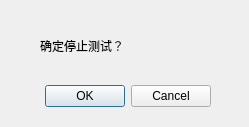
<?xml version="1.0" encoding="UTF-8"?>
<ui version="4.0">
 <class>StopConfirm</class>
 <widget class="QDialog" name="StopConfirm">
  <property name="geometry">
   <rect>
    <x>0</x>
    <y>0</y>
    <width>249</width>
    <height>127</height>
   </rect>
  </property>
  <property name="windowTitle">
   <string>Dialog</string>
  </property>
  <widget class="QDialogButtonBox" name="buttonBox">
   <property name="geometry">
    <rect>
     <x>30</x>
     <y>80</y>
     <width>181</width>
     <height>32</height>
    </rect>
   </property>
   <property name="orientation">
    <enum>Qt::Horizontal</enum>
   </property>
   <property name="standardButtons">
    <set>QDialogButtonBox::Cancel|QDialogButtonBox::Ok</set>
   </property>
  </widget>
  <widget class="QLabel" name="label">
   <property name="geometry">
    <rect>
     <x>40</x>
     <y>30</y>
     <width>171</width>
     <height>31</height>
    </rect>
   </property>
   <property name="text">
    <string>确定停止测试？</string>
   </property>
  </widget>
 </widget>
 <resources/>
 <connections>
  <connection>
   <sender>buttonBox</sender>
   <signal>accepted()</signal>
   <receiver>StopConfirm</receiver>
   <slot>accept()</slot>
   <hints>
    <hint type="sourcelabel">
     <x>248</x>
     <y>254</y>
    </hint>
    <hint type="destinationlabel">
     <x>157</x>
     <y>274</y>
    </hint>
   </hints>
  </connection>
  <connection>
   <sender>buttonBox</sender>
   <signal>rejected()</signal>
   <receiver>StopConfirm</receiver>
   <slot>reject()</slot>
   <hints>
    <hint type="sourcelabel">
     <x>316</x>
     <y>260</y>
    </hint>
    <hint type="destinationlabel">
     <x>286</x>
     <y>274</y>
    </hint>
   </hints>
  </connection>
 </connections>
</ui>
